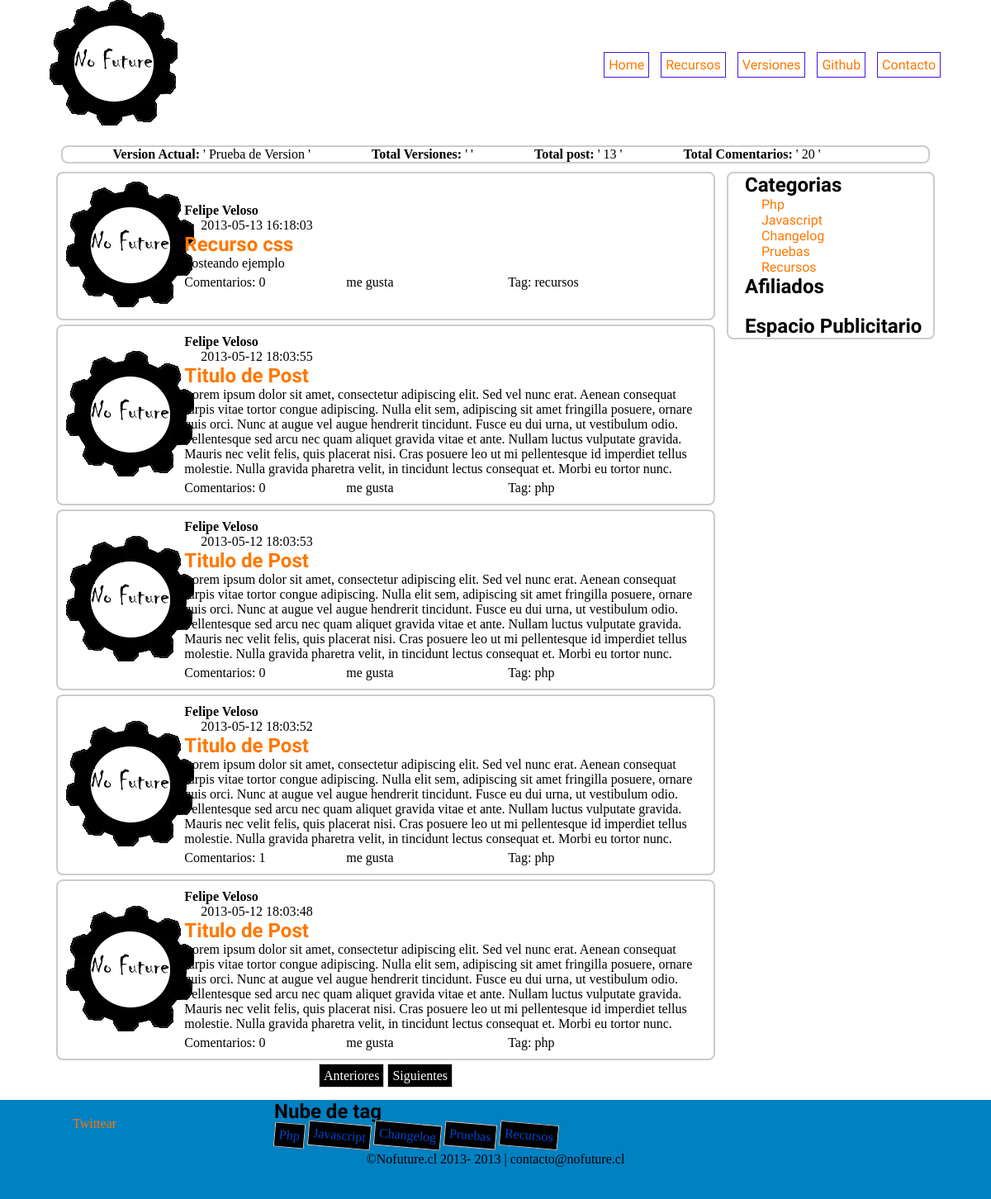
The page / on the database its author committed.
### tables this page shows
CREATE TABLE IF NOT EXISTS `pagina` (
  `idpagina` int(11) NOT NULL AUTO_INCREMENT,
  `nombre` varchar(100) DEFAULT NULL,
  `link` varchar(100) DEFAULT NULL,
  PRIMARY KEY (`idpagina`)
);

CREATE TABLE IF NOT EXISTS `indicador` (
  `idindicador` int(11) NOT NULL AUTO_INCREMENT,
  `version` text,
  `changelog` text NOT NULL,
  PRIMARY KEY (`idindicador`)
);

CREATE TABLE IF NOT EXISTS `post` (
  `idpost` int(11) NOT NULL AUTO_INCREMENT,
  `idusuario` int(11) DEFAULT NULL,
  `titulo` varchar(100) DEFAULT NULL,
  `fecha` datetime DEFAULT NULL,
  `contenido` text,
  `categoria` text,
  PRIMARY KEY (`idpost`)
);

CREATE TABLE IF NOT EXISTS `usuario` (
  `idusuario` int(11) NOT NULL AUTO_INCREMENT,
  `nombre` varchar(150) DEFAULT NULL,
  `fechanac` date DEFAULT NULL,
  `correo` varchar(150) DEFAULT NULL,
  `password` varchar(20) DEFAULT NULL,
  `foto` text,
  PRIMARY KEY (`idusuario`)
);

CREATE TABLE IF NOT EXISTS `categoria` (
  `idcategoria` int(11) NOT NULL AUTO_INCREMENT,
  `nombre_categoria` varchar(100) DEFAULT NULL,
  `slug` varchar(100) DEFAULT NULL,
  PRIMARY KEY (`idcategoria`)
);

### class/class.php (called while the page is built, shortened)
<?php
class Conectar{
	public static function con(){
		$con = mysql_connect("localhost","nofuture_bloger","Riraito1221");
		return $con;
	}
}
class blog{
	private $menu_bar = array();
	private $post = array();
	private $categoria = array();
	private $usuario = array();
	public function get_menubar(){
		$sql = ("SELECT * FROM pagina");
		$res = mysql_query($sql,Conectar::con());
		while($reg = mysql_fetch_assoc($res)){
			$this->menu_bar[] = $reg;
		}
		return $this->menu_bar;
	}
	public function get_cantidad_version(){
		$sql = ("SELECT MAX(idindicador) as id FROM indicador");
		$res = mysql_query($sql, Conectar::con());
		if($reg = mysql_fetch_array($res)){
			$version = $reg['id'];
		}
		return $version;
	}
	public function get_version($version){
		$sql = ("SELECT * FROM indicador WHERE idindicador = $version");
		$res = mysql_query($sql, Conectar::con());
		if($reg = mysql_fetch_array($res)){
			$version = $reg;
		}
		return $version;
	}
	public function get_post($inicio){
		$sql = ("SELECT * FROM post ORDER BY idpost DESC LIMIT $inicio,5");
		$res = mysql_query($sql, Conectar::con());
		while($reg = mysql_fetch_assoc($res)){
			$this->post[] = $reg;
		}
		return $this->post;
	}
	public function get_total_post(){
		$sql = ("SELECT MAX(idpost) as id FROM post");
		$res = mysql_query($sql, Conectar::con());
		if($reg = mysql_fetch_array($res)){
			$cantidad_post = $reg['id'];
		}
		return $cantidad_post;
	}
	public function get_total_comentario(){
		$sql = ("SELECT MAX(idcomentario) as id FROM comentario");
		$res = mysql_query($sql, Conectar::con());
		if($reg = mysql_fetch_array($res)){
			$cantidad_comentario = $reg['id'];
		}
		return $cantidad_comentario;
	}
	public function get_cantidad_comentarios($idpost){
		$sql = ("SELECT COUNT(*) AS cuantos FROM comentario WHERE idpost = $idpost");
		$res = mysql_query($sql,Conectar::con());
		if($reg = mysql_fetch_array($res)){
			$total = $reg["cuantos"];
		}
		return $total;
	}
	public function get_categorias(){
		$sql = ("SELECT * FROM categoria");
		$res = mysql_query($sql, Conectar::con());
		while($reg = mysql_fetch_assoc($res)){
			$this->categoria[] = $reg;
		}
		return $this->categoria;
	}
	public function get_usuario($idusuario){
		$sql = ("SELECT * FROM usuario WHERE idusuario = '$idusuario'");
		$res = mysql_query($sql, Conectar::con());
		while($reg = mysql_fetch_assoc($res)){
			$this->usuario[] = $reg;
		}
		return $this->usuario;
	}
}
?>

### body.php (the view, shortened to what this page needs)
<?php
include_once 'class/class.php';
$blog = new blog();
if(isset($_GET['pos'])){
	$inicio = $_GET['pos'];
}
else{
	$inicio = 0;
}
$version = $blog->get_cantidad_version();
$version_actual = $blog->get_version($version);
$total_comentario = $blog->get_total_comentario();
$total_post = $blog->get_total_post();
$post = $blog->get_post($inicio);
?>
<div id="indicadores">
	<p>
		<b>Version Actual:</b> '
		<?php echo $version_actual['version'];?>
		'
	</p>
	<p>
		<b> Total Versiones:</b> '
		'
	</p>
	<p>
		<b> Total post:</b> '
		<?php echo $total_post;?>
		'
	</p>
	<p>
		<b> Total Comentarios:</b> '
		<?php echo $total_comentario;?>
		'
	</p>
</div>
<section id="cuerpo">
	<?php for($i = 0; $i< sizeof($post); $i++){?>
	<?php
	$cantidad_comentario = $blog->get_cantidad_comentarios($post[$i]['idpost']);
	$usuario = $blog->get_usuario($post[$i]['idusuario']);
	$texto = str_replace(" ","-", $post[$i]['titulo']);
	?>
	<article id="">
		<div class="foto">
			<img src="upload/<?php echo $usuario[0]['foto']; ?>"
				alt="Foto de Perfil <?php echo $post[$i]['titulo'] ?>" />
		</div>
		<div class="noticia">
			<div class="autor">
				<?php echo $usuario[0]['nombre']?>
			</div>
			<div class="fecha">
				<?php echo $post[$i]['fecha']?>
			</div>
			<div class="contenido">
				<h2>
					<a href="<?php echo $texto."c".$post[$i]["idpost"].".php"; ?>"><?php echo $post[$i]['titulo']; ?>
					</a>
				</h2>
				<?php echo $post[$i]['contenido'];?>
			</div>
			<div class="comentarios">
				Comentarios:
				<?php echo $cantidad_comentario ?>
			</div>
			<div class="social">me gusta</div>
			<div class="tag">
				Tag:
				<?php echo $post[$i]['categoria']?>
			</div>
		</div>
	</article>
	<?php }?>
	<div align="center" class="paginacion">
		<?php if($inicio == 0){?>
		<a href="javascript:void(0)" class="paginacionbtn">Anteriores</a>
		<?php }else{
			$anterior = $inicio-5;
			?>
		<a href="?pos=<?php echo $anterior;?>" class="paginacionbtn">Anteriores</a>
		<?php } ?>
		<?php if(count($post) == 5){
			$proximo = $inicio+5;
			?>
		<a href="?pos=<?php echo $proximo;?>" class="paginacionbtn">Siguientes</a>
		<?php
		}
		else{
	?>
		<a href="javascript:void(0)" class="paginacionbtn">Siguientes</a>
		<?php }
		?>
	</div>

### header.php (shortened to what this page needs)
<?php
include_once 'class/class.php';
$blog = new blog();
$menubar =  $blog->get_menubar();
?>
<!DOCTYPE html>
<html>
<head>
<link rel="stylesheet" type="text/css" href="css/estilos.css">
</head>
<body>
	<header>
		<div id="logo" align="left">
			<a href="index.php"><img src="images/logo.png" /> </a>
		</div>
		<nav>
			<ul>
				<?php for($i = 0; $i<sizeof($menubar);$i++){ ?>
				<li><a href="<?php echo $menubar[$i]['link']; ?>"><?php echo $menubar[$i]['nombre'];?>
				</a></li>
				<?php }?>
			</ul>
		</nav>
	</header>

### index.php (shortened to what this page needs)
<?php include('header.php'); ?>
<section id="contenido">
	<?php include('body.php'); ?>
</section>
<aside>
	<?php include('sidebar.php'); ?>
</aside>
</section>
<footer>
	<?php include('footer.php'); ?>
</footer>
</body>
</html>

### sidebar.php (shortened to what this page needs)
<?php
include_once 'class/class.php';
$blog = new blog();
$categorias =  $blog->get_categorias();
?>
<ul>
	<li><h2>Categorias</h2></li>
	<?php for($i = 0; $i<sizeof($categorias);$i++){ ?>
	<li><a href="entradas.php?cat=<?php echo $categorias[$i]['slug'];?>"><?php echo $categorias[$i]['nombre_categoria']; ?>
	</a></li>
	<?php }?>
	<li><h2>Afiliados</h2></li>
</ul>
<div id="publicidad">
	<h2>Espacio Publicitario</h2>
</div>

### footer.php (shortened to what this page needs)
<?php
include_once 'class/class.php';
$tager_blog = new blog();
$tager = $tager_blog->get_categorias();
?>
<div id="socialmedia">
	<a href="https://twitter.com/share/" class="twitter-share-button"
		data-count="vertical" data-url="http://nofuture.cl"
		data-text="Visita Nofuture.cl Tu lugar para todo"
		data-via="Nofuturecl" data-lang="es">Twittear</a>
</div>
<div id="nubetags">
	<h2>Nube de tag</h2>
	<?php for($i = 0 ;$i<sizeof($tager);$i++){?>
	<div class="tager">
		<a href="entradas.php?cat=<?php echo $tager[$i]['slug']; ?>"><?php echo $tager[$i]['nombre_categoria']; ?>
		</a>
	</div>
	<?php }?>
</div>
<div id="footer">
	<p>
		&copyNofuture.cl 2013-
		<?php echo date('Y');?>
		| contacto@nofuture.cl
	</p>
</div>

### css/estilos.css (style rules this page uses)
* { border: 0px; margin: 0px; padding: 0px; }
article,figcaption,figure,footer,header,hgroup,nav, section { display: block; }
audio, iframe ,img,video, { max-width: 100%; }
a { color: #F70; font: bold; text-decoration: none; }
section#contenido { margin: 0px auto; max-width: 95%; text-align: center; margin-bottom: 140px; }
header { max-width: 100%; margin-bottom: 20px; }
footer { max-width: 100%; text-align: center; position:fixed; bottom:0; width:100%; height:120px; background-color:#0081C2; }
nav { text-align: right; width: 60%; }
nav, div#logo { display: inline-block; max-width: 100%; text-align: right; vertical-align: middle; }
nav ul { list-style: none; }
nav li { display: inline-block; padding: 5px; }
nav a { font-family: 'Unkempt', cursive; border: 1px solid #4513E6; padding: 5px; transition: all 0.5s linear; }
section#cuerpo,section#cuerporecurso, aside { border-radius: 0.5em; display: inline-block; margin: 0 auto; max-width: 100%; width: 70%; vertical-align: top; }
h2 { font-family: 'Unkempt', cursive; font-weight: bold; }
article,.comentario { border: 2px #CCCCCC solid; border-radius: 0.5em; padding: 10px; text-align: left; margin-bottom: 5px; }
aside { width: 20%; border: 2px #CCCCCC solid; text-align: left; padding-left: 20px; margin-left: 10px; }
aside ul { list-style: none; }
aside li { display: block; }
aside a { font-family: 'Unkempt', cursive; text-align: left; padding-left: 20px; }
div#logo { text-align: left; width: 30%; margin-left: 5%; }
#indicadores { border: 2px solid #CCCCCC; border-radius: 0.5em; width: 92%; margin: 0 auto; margin-bottom: 10px; display: block; }
#indicadores p { display: inline; padding-right: 70px; }
#publicidad { margin-top: 20px; }
#socialmedia, #nubetags { display: inline-block; text-align: left; padding-left: 5%; vertical-align: middle; }
#socialmedia { width: 15%; }
#nubetags { width: 70%; }
#footer { width: 95%; display: inline-block; margin-top: 5px; }
.foto , .noticia { display: inline-block; vertical-align: middle; }
.foto { width: 18%; }
.noticia { width: 80%; }
.fecha, .autor { text-align: left; display: inline-block; }
.autor { font-weight: bold; width: 100%; }
.fecha { margin-left: 20px; font-weight: normal; }
.contenido { text-align: left; margin-bottom: 5px; }
.comentarios, .social, .tag { display: inline-block; text-align: left; }
.comentarios { width: 31% }
.social { width: 31% }
.tag { width: 31% }
.tager { display: inline-block; padding: 5px; border: 1px solid #CCCCCC; background: #000000; transform:rotate(5deg); -webkit-transform:rotate(5deg); }
.tager a { color: #0044CC; }
.paginacion { margin-top: 10px; }
.paginacionbtn { border: 1px solid #CCCCCC; background: #000000; color: #FFFFFF; padding: 5px; }

### rows shown on the page
pagina: nombre "Home"
pagina: nombre "Recursos"
pagina: nombre "Versiones"
pagina: nombre "Github"
pagina: nombre "Contacto"
indicador: version "Prueba de Version"
post: idusuario.foto (picture), idusuario.nombre "Felipe Veloso", fecha "2013-05-13 16:18:03", titulo "Recurso css", contenido "Posteando ejemplo", cantidad_comentario "0", categoria "recursos"
post: idusuario.foto (picture), idusuario.nombre "Felipe Veloso", fecha "2013-05-12 18:03:55", titulo "Titulo de Post", contenido "Lorem ipsum dolor sit amet, consectetur adipiscing elit. Sed vel nunc erat. Aenean consequat turpis vitae tortor congue adipiscing. Nulla elit sem, adipiscing sit amet fringilla posuere, ornare quis orci. Nunc at augue vel augue hendrerit tincidunt. Fusce eu dui urna, ut vestibulum odio. Pellentesque sed arcu nec quam aliquet gravida vitae et ante. Nullam luctus vulputate gravida. Mauris nec velit felis, quis placerat nisi. Cras posuere leo ut mi pellentesque id imperdiet tellus molestie. Nulla gravida pharetra velit, in tincidunt lectus consequat et. Morbi eu tortor nunc.", cantidad_comentario "0", categoria "php"
post: idusuario.foto (picture), idusuario.nombre "Felipe Veloso", fecha "2013-05-12 18:03:53", titulo "Titulo de Post", contenido "Lorem ipsum dolor sit amet, consectetur adipiscing elit. Sed vel nunc erat. Aenean consequat turpis vitae tortor congue adipiscing. Nulla elit sem, adipiscing sit amet fringilla posuere, ornare quis orci. Nunc at augue vel augue hendrerit tincidunt. Fusce eu dui urna, ut vestibulum odio. Pellentesque sed arcu nec quam aliquet gravida vitae et ante. Nullam luctus vulputate gravida. Mauris nec velit felis, quis placerat nisi. Cras posuere leo ut mi pellentesque id imperdiet tellus molestie. Nulla gravida pharetra velit, in tincidunt lectus consequat et. Morbi eu tortor nunc.", cantidad_comentario "0", categoria "php"
post: idusuario.foto (picture), idusuario.nombre "Felipe Veloso", fecha "2013-05-12 18:03:52", titulo "Titulo de Post", contenido "Lorem ipsum dolor sit amet, consectetur adipiscing elit. Sed vel nunc erat. Aenean consequat turpis vitae tortor congue adipiscing. Nulla elit sem, adipiscing sit amet fringilla posuere, ornare quis orci. Nunc at augue vel augue hendrerit tincidunt. Fusce eu dui urna, ut vestibulum odio. Pellentesque sed arcu nec quam aliquet gravida vitae et ante. Nullam luctus vulputate gravida. Mauris nec velit felis, quis placerat nisi. Cras posuere leo ut mi pellentesque id imperdiet tellus molestie. Nulla gravida pharetra velit, in tincidunt lectus consequat et. Morbi eu tortor nunc.", cantidad_comentario "1", categoria "php"
post: idusuario.foto (picture), idusuario.nombre "Felipe Veloso", fecha "2013-05-12 18:03:48", titulo "Titulo de Post", contenido "Lorem ipsum dolor sit amet, consectetur adipiscing elit. Sed vel nunc erat. Aenean consequat turpis vitae tortor congue adipiscing. Nulla elit sem, adipiscing sit amet fringilla posuere, ornare quis orci. Nunc at augue vel augue hendrerit tincidunt. Fusce eu dui urna, ut vestibulum odio. Pellentesque sed arcu nec quam aliquet gravida vitae et ante. Nullam luctus vulputate gravida. Mauris nec velit felis, quis placerat nisi. Cras posuere leo ut mi pellentesque id imperdiet tellus molestie. Nulla gravida pharetra velit, in tincidunt lectus consequat et. Morbi eu tortor nunc.", cantidad_comentario "0", categoria "php"
categoria: nombre_categoria "Php"
categoria: nombre_categoria "Javascript"
categoria: nombre_categoria "Changelog"
categoria: nombre_categoria "Pruebas"
categoria: nombre_categoria "Recursos"

### other values the page prints
$total_post "13"
$total_comentario "20"
